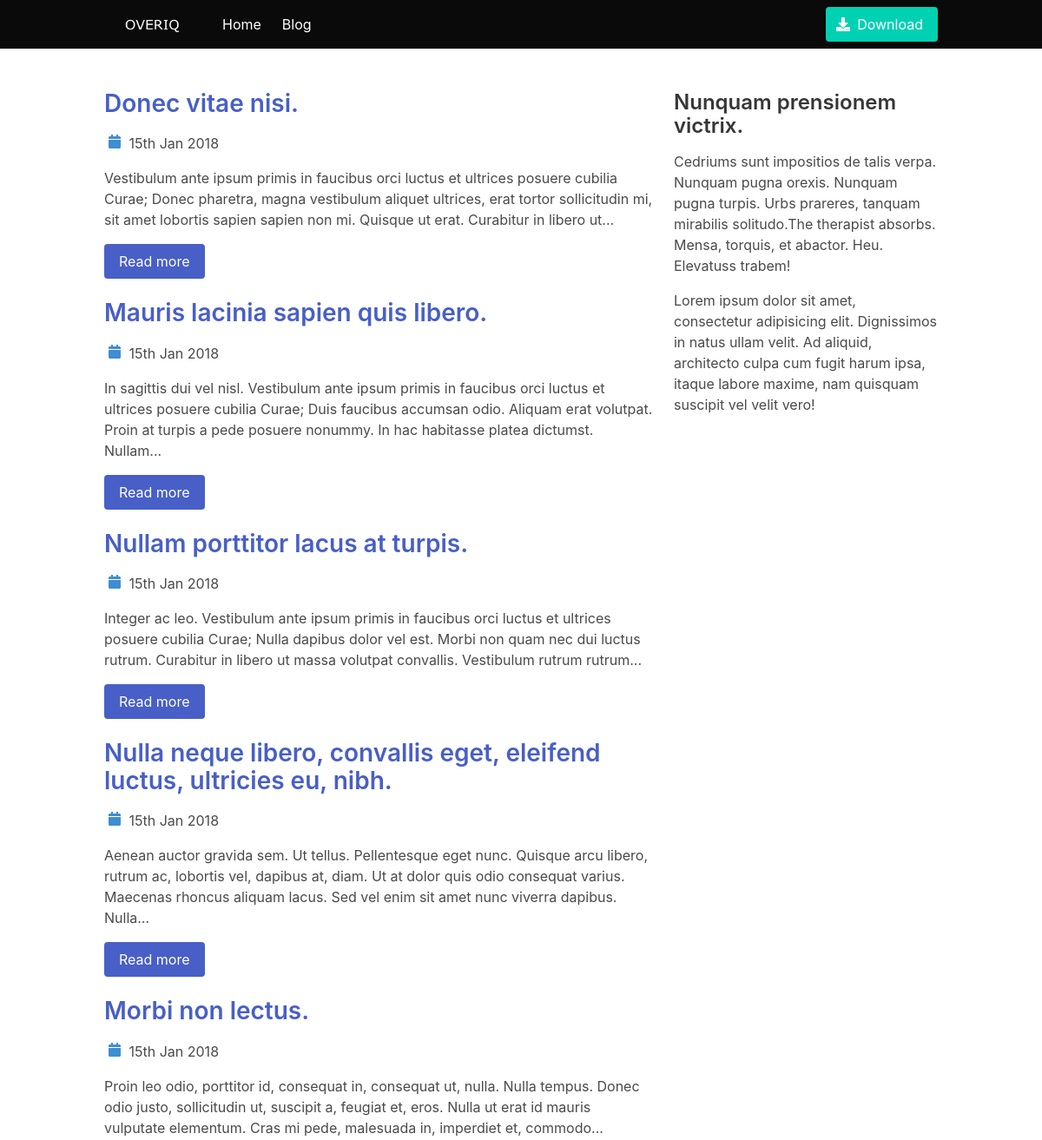
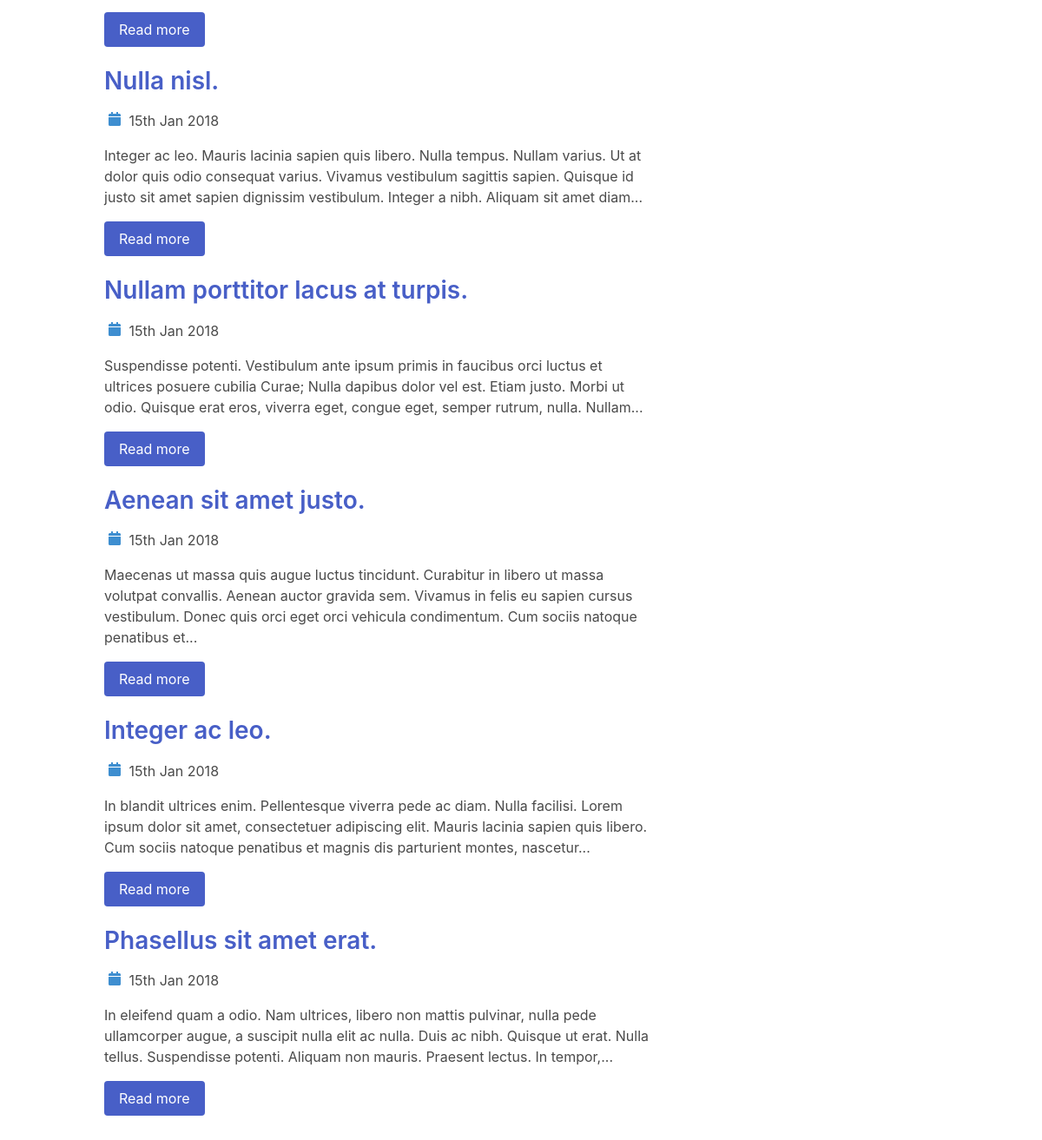
Screenshot of /blog/ with the database file from the repository (2 pictures, top to bottom).
### app.py (models this page shows)
class Post(db.Model):
    __tablename__ = 'posts'
    id = db.Column(db.Integer(), primary_key=True)
    title = db.Column(db.String(), nullable=False)
    slug = db.Column(db.String(), nullable=False)
    content = db.Column(db.Text(), nullable=False)
    created_on = db.Column(db.DateTime(), default=datetime.utcnow)
    updated_on = db.Column(db.DateTime(), default=datetime.utcnow, onupdate=datetime.utcnow)

### app.py (the view)
@app.route('/blog/')
def blog():
    page = request.args.get('page', 1, type=int)
    pagination = db.session.query(Post).order_by(-Post.id).paginate()
    posts = pagination.items
    return render_template('blog.html', pagination=pagination, posts=posts)

### templates/blog.html (shortened to what this page needs)
{% extends 'base.html' %}
{% block main %}
    <section class="section">
        <div class="container">
            <div class="columns">
                <div class="column is-two-thirds">
                    {% for post in posts %}
                        <div class="content">
                            <h2><a href="{{ url_for('post', post_id=post.id, post_slug=post.slug) }}">{{ post.title }}</a></h2>
                            <p>
                                <span class="icon has-text-info">
                            <i class="fa fa-calendar" aria-hidden="true"></i>
                            </span>
                                <span>{{ moment(post.created_on).format('Do MMM YYYY') }}</span>
                            </p>
                            <p>{{ post.content|truncate()|safe }}</p>
                            <p><a class="button is-link" href="{{ url_for('post', post_id=post.id, post_slug=post.slug) }}">Read more</a></p>
                        </div>
                    {% endfor %}
                </div>
                <div class="column">
                    <div class="content">
                        <h3>Nunquam prensionem victrix.</h3>
                        <p>Cedriums sunt impositios de talis verpa. Nunquam pugna orexis. Nunquam pugna turpis.
                            Urbs prareres, tanquam mirabilis solitudo.The therapist absorbs. Mensa, torquis, et abactor. Heu. Elevatuss trabem!
                        </p>
                        <p>Lorem ipsum dolor sit amet, consectetur adipisicing elit. Dignissimos in natus ullam velit. Ad aliquid, architecto culpa cum fugit harum ipsa, itaque labore maxime, nam quisquam suscipit vel velit vero!</p>
                    </div>
                </div>
            </div>
        </div>
    </section>
{% endblock %}

### templates/base.html (shortened to what this page needs)
<!DOCTYPE html>
<html>
<head>
    <link rel="stylesheet" href="https://cdnjs.cloudflare.com/ajax/libs/bulma/0.6.2/css/bulma.min.css">
</head>
<body>
<nav class="navbar is-black has-shadow">
    <div class="container">
        <div class="navbar-brand">
            <a class="navbar-item" href="#">
                <img src="{{ url_for('static', filename='logo.png') }}" width="112" height="28">
            </a>
        </div>
        <div id="navbarExampleTransparentExample" class="navbar-menu">
            <div class="navbar-start">
                <a class="navbar-item" href="{{ url_for('index') }}">
                    Home
                </a>
                <a class="navbar-item" href="{{ url_for('blog') }}">
                    Blog
                </a>
            </div>
            <div class="navbar-end">
                <div class="navbar-item">
                    <p class="control">
                        <a class="button is-primary" href="https://github.com/jgthms/bulma/archive/0.5.1.zip">
              <span class="icon">
                <i class="fa fa-download"></i>
              </span>
                            <span>Download</span>
                        </a>
                    </p>
                </div>
            </div>
        </div>
    </div>
</nav>
{% block main %}
{% endblock %}
</body>
</html>

### rows the page displays
Post: title "Donec vitae nisi.", created_on "15th Jan 2018", content "Vestibulum ante ipsum primis in faucibus orci luctus et ultrices posuere cubilia Curae; Donec pharetra, magna vestibulum aliquet ultrices, erat tortor sollicitudin mi, sit amet lobortis sapien sapien non mi. Quisque ut erat. Curabitur in libero ut..."
Post: title "Mauris lacinia sapien quis libero.", created_on "15th Jan 2018", content "In sagittis dui vel nisl. Vestibulum ante ipsum primis in faucibus orci luctus et ultrices posuere cubilia Curae; Duis faucibus accumsan odio. Aliquam erat volutpat. Proin at turpis a pede posuere nonummy. In hac habitasse platea dictumst. Nullam..."
Post: title "Nullam porttitor lacus at turpis.", created_on "15th Jan 2018", content "Integer ac leo. Vestibulum ante ipsum primis in faucibus orci luctus et ultrices posuere cubilia Curae; Nulla dapibus dolor vel est. Morbi non quam nec dui luctus rutrum. Curabitur in libero ut massa volutpat convallis. Vestibulum rutrum rutrum..."
Post: title "Nulla neque libero, convallis eget, eleifend luctus, ultricies eu, nibh.", created_on "15th Jan 2018", content "Aenean auctor gravida sem. Ut tellus. Pellentesque eget nunc. Quisque arcu libero, rutrum ac, lobortis vel, dapibus at, diam. Ut at dolor quis odio consequat varius. Maecenas rhoncus aliquam lacus. Sed vel enim sit amet nunc viverra dapibus. Nulla..."
Post: title "Morbi non lectus.", created_on "15th Jan 2018", content "Proin leo odio, porttitor id, consequat in, consequat ut, nulla. Nulla tempus. Donec odio justo, sollicitudin ut, suscipit a, feugiat et, eros. Nulla ut erat id mauris vulputate elementum. Cras mi pede, malesuada in, imperdiet et, commodo..."
Post: title "Nulla nisl.", created_on "15th Jan 2018", content "Integer ac leo. Mauris lacinia sapien quis libero. Nulla tempus. Nullam varius. Ut at dolor quis odio consequat varius. Vivamus vestibulum sagittis sapien. Quisque id justo sit amet sapien dignissim vestibulum. Integer a nibh. Aliquam sit amet diam..."
Post: title "Nullam porttitor lacus at turpis.", created_on "15th Jan 2018", content "Suspendisse potenti. Vestibulum ante ipsum primis in faucibus orci luctus et ultrices posuere cubilia Curae; Nulla dapibus dolor vel est. Etiam justo. Morbi ut odio. Quisque erat eros, viverra eget, congue eget, semper rutrum, nulla. Nullam..."
Post: title "Aenean sit amet justo.", created_on "15th Jan 2018", content "Maecenas ut massa quis augue luctus tincidunt. Curabitur in libero ut massa volutpat convallis. Aenean auctor gravida sem. Vivamus in felis eu sapien cursus vestibulum. Donec quis orci eget orci vehicula condimentum. Cum sociis natoque penatibus et..."
Post: title "Integer ac leo.", created_on "15th Jan 2018", content "In blandit ultrices enim. Pellentesque viverra pede ac diam. Nulla facilisi. Lorem ipsum dolor sit amet, consectetuer adipiscing elit. Mauris lacinia sapien quis libero. Cum sociis natoque penatibus et magnis dis parturient montes, nascetur..."
Post: title "Phasellus sit amet erat.", created_on "15th Jan 2018", content "In eleifend quam a odio. Nam ultrices, libero non mattis pulvinar, nulla pede ullamcorper augue, a suscipit nulla elit ac nulla. Duis ac nibh. Quisque ut erat. Nulla tellus. Suspendisse potenti. Aliquam non mauris. Praesent lectus. In tempor,..."
